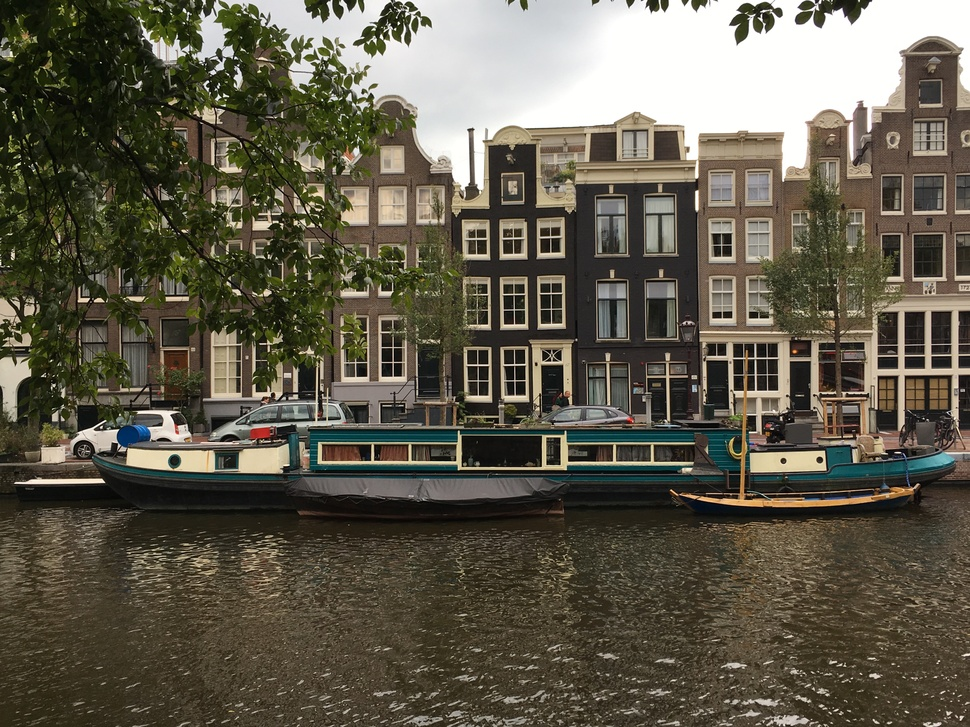
#> input picture pic.JPG, 970 x 727 px, shrunk from 4032 x 3024 before the run
$ python blur.py
#> lines starting #> are read from the running program, lines starting #| are printed output that depends on the picture
from PIL import Image, ImageFilter
# blur an image
before = Image.open("pic.JPG")
#> before is the input picture: PIL image 970x727 RGB; mean R, G, B 96.3, 91.5, 76.3
after = before.filter(ImageFilter.BLUR)
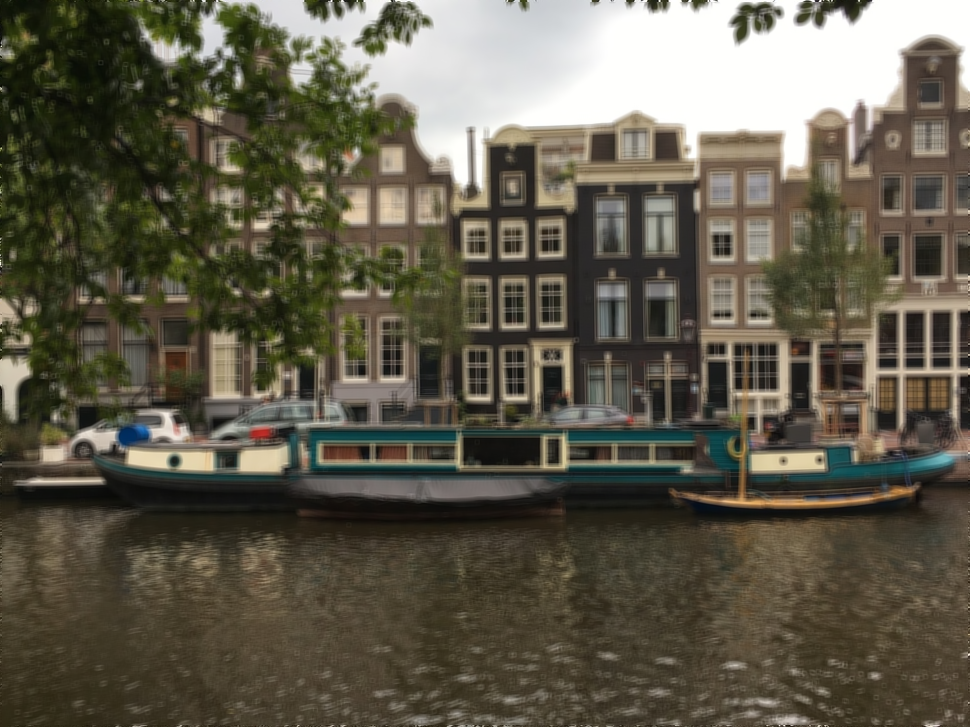
#> after: PIL image 970x727 RGB; mean R, G, B 96.3, 91.5, 76.3
after.save("out.jpg")
